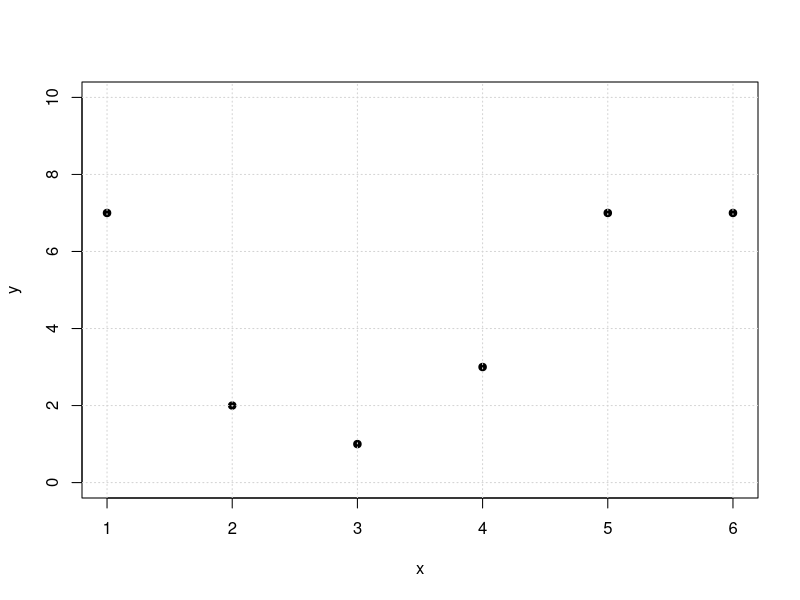
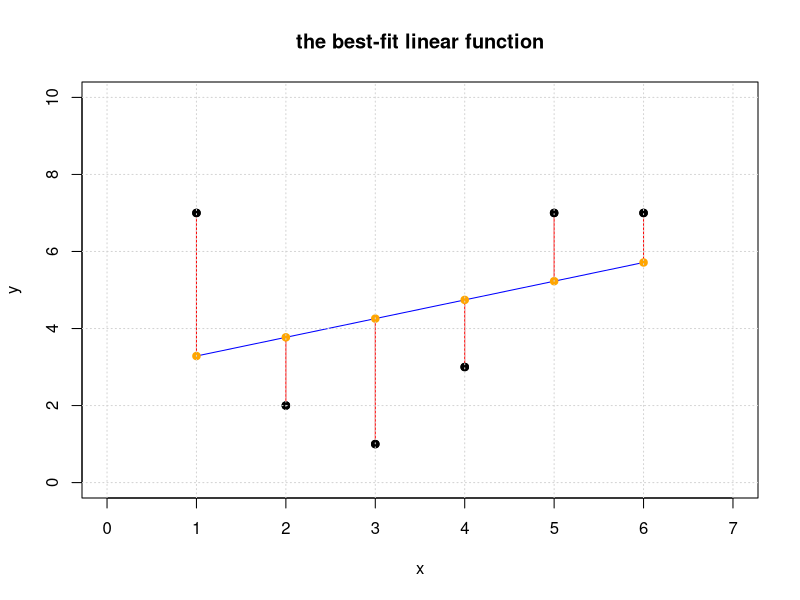
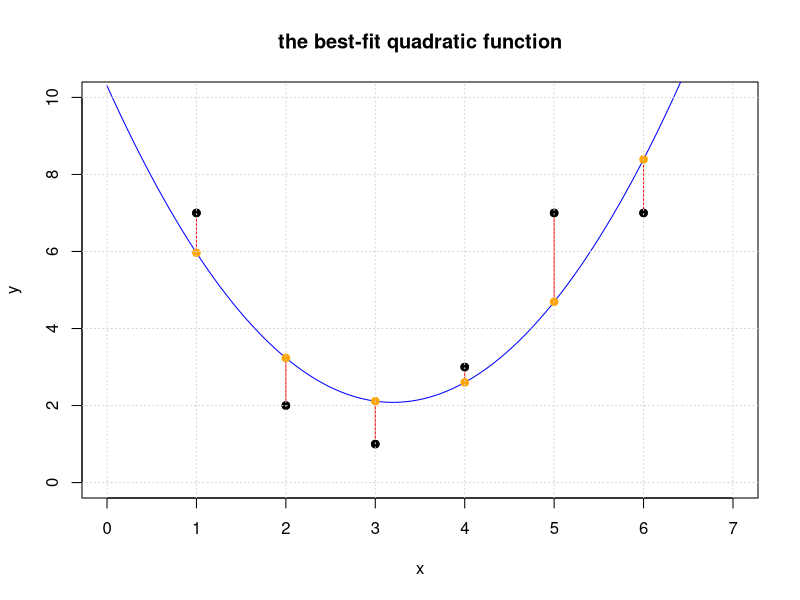

These figures' R source, in order:
## ---- chunk 1
require(pracma)
## ---- chunk 2
A = cbind(c(1,1,0),c(1,2,-1))
b = c(1,1,3)
Ab = cbind(A,b)
Ab
rref(Ab)
## ---- chunk 3
t(A) %*% A
t(A) %*% b
## ---- chunk 4
(xhat = solve(t(A) %*% A, t(A) %*% b))
## ---- chunk 5
(bhat = A %*% xhat)
## ---- chunk 6
(r = b - bhat)
sqrt(t(r) %*% r)
## ---- chunk 7
t(A) %*% r
## ---- chunk 8
# Given: the matrix A
A = cbind(c(1,1,0),c(1,2,-1))
# Given: the target vector b
b = c(1,1,3)

#solve the normal equation
(xhat = solve(t(A) %*% A, t(A) %*% b))

# find the projection
(bhat = A %*% xhat)

# find the residual vector
(r = b - bhat)

# check that z is orthogonal to Col(A)
t(A) %*% r

# measure the distance between bhat and b
sqrt( t(r) %*% r)
## ---- chunk 9
x = c(1,2,3,4,5,6)
y = c(7,2,1,3,7,7)
plot(x,y,pch=19,ylim=c(0,10))
grid()
## ---- chunk 10
(A = cbind(x^0,x))
## ---- chunk 11
t(A) %*% A
t(A) %*% y
## ---- chunk 12
(xhat = solve(t(A) %*% A, t(A) %*% y))
## ---- chunk 13

#plot the original set of points
plot(x,y,pch=19,xlim=c(0,7),ylim=c(0,10), main='the best-fit linear function')

# generate points for the fitted line and plot it
tt = seq(1,6,len=100)  
lines(tt,xhat[1]+xhat[2]*tt,col='blue')

# get yhat
yhat = A %*% xhat

# add the residuals to the plot
for (i in 1:length(x)) {
  lines(c(x[i],x[i]),c(y[i],yhat[i]), col='red')
}

#add yhat to the plot
points(x,yhat,pch=19,col='orange')

#put the original points back on the plot last so we can see them 
points(x,y,pch=19,col="black")
grid()
## ---- chunk 14
yhat = A %*% xhat
r = y - yhat
res=cbind(y,yhat,r)
colnames(res) = c("y","yhat","r")
res
t(A) %*% r
sqrt(t(r) %*% r)
## ---- chunk 15
(A = cbind(x^0,x,x^2))
## ---- chunk 16
t(A) %*% A
t(A) %*% y
## ---- chunk 17
(xhat = solve(t(A) %*% A, t(A) %*% y))
## ---- chunk 18

#plot the original set of points
plot(x,y,pch=19,xlim=c(0,7),ylim=c(0,10), main='the best-fit quadratic function')

# generate points for the fitted line and plot it
tt = seq(0,7,len=100)  
lines(tt,xhat[1]+xhat[2]*tt+xhat[3]*tt^2,col='blue')

# get yhat
yhat = A %*% xhat

# add the residuals to the plot
for (i in 1:length(x)) {
  lines(c(x[i],x[i]),c(y[i],yhat[i]), col='red')
}

#add yhat to the plot
points(x,yhat,pch=19,col='orange')

#put the original points back on the plot last so we can see them 
points(x,y,pch=19,col="black")
grid()
## ---- chunk 19
yhat = A %*% xhat
r = y - yhat
res=cbind(y,yhat,r)
colnames(res) = c("y","yhat","r")
res
t(A) %*% r
sqrt(t(r) %*% r)
